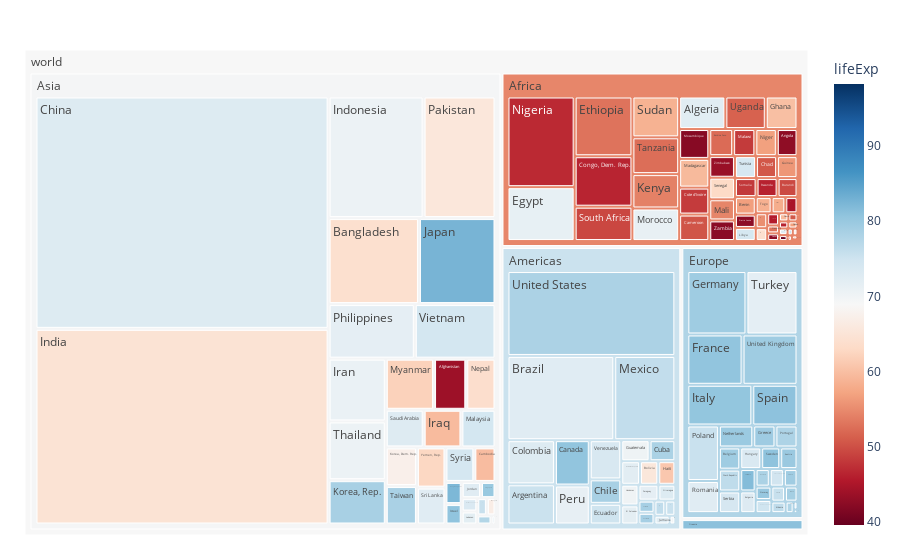

Source (notebook cell):
### Code cell
import plotly.express as px
import numpy as np
df = px.data.gapminder().query("year == 2007")
fig = px.treemap(df, path=[px.Constant("world"), 'continent', 'country'], values='pop',
                  color='lifeExp', hover_data=['iso_alpha'],
                  color_continuous_scale='RdBu',
                  color_continuous_midpoint=np.average(df['lifeExp'], weights=df['pop']))
fig.update_layout(margin = dict(t=50, l=25, r=25, b=25))
fig.show()

print(df)

### Figure 1 — Plotly figure (JSON) as saved in the notebook; plotly's stock layout.template omitted (floating-point values rounded to 4 significant figures; data arrays with more than 128 entries replaced by an {"elided": "..."} marker saying what was removed)
{"data": [{"branchvalues": "total", "customdata": {"elided": "148x2 mixed values"}, "domain": {"x": [0, 1], "y": [0, 1]}, "hovertemplate": "labels=%{label}<br>pop=%{value}<br>parent=%{parent}<br>id=%{id}<br>iso_alpha=%{customdata[0]}<br>lifeExp=%{color}<extra></extra>", "ids": {"elided": "148 str values"}, "labels": {"elided": "148 str values"}, "marker": {"coloraxis": "coloraxis", "colors": {"elided": "148 float values"}}, "name": "", "parents": {"elided": "148 str values"}, "type": "treemap", "values": {"elided": "148 int values"}}], "layout": {"coloraxis": {"cmid": 68.92, "colorbar": {"title": {"text": "lifeExp"}}, "colorscale": [[0, "rgb(103,0,31)"], [0.1, "rgb(178,24,43)"], [0.2, "rgb(214,96,77)"], [0.3, "rgb(244,165,130)"], [0.4, "rgb(253,219,199)"], [0.5, "rgb(247,247,247)"], [0.6, "rgb(209,229,240)"], [0.7, "rgb(146,197,222)"], [0.8, "rgb(67,147,195)"], [0.9, "rgb(33,102,172)"], [1, "rgb(5,48,97)"]]}, "legend": {"tracegroupgap": 0}, "margin": {"b": 25, "l": 25, "r": 25, "t": 50}}}
